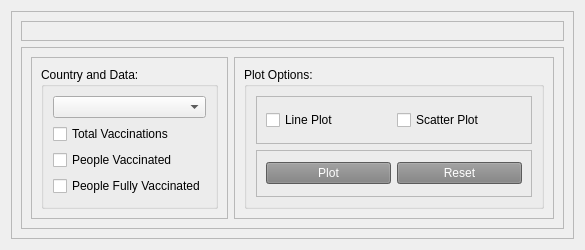
                <widget class="QWidget" name="tab_4">
                 <attribute name="title">
                  <string>Chart</string>
                 </attribute>
                 <layout class="QHBoxLayout" name="horizontalLayout_8">
                  <item>
                   <widget class="QFrame" name="frame_19">
                    <property name="frameShape">
                     <enum>QFrame::StyledPanel</enum>
                    </property>
                    <property name="frameShadow">
                     <enum>QFrame::Raised</enum>
                    </property>
                    <layout class="QVBoxLayout" name="verticalLayout_19">
                     <item>
                      <widget class="QFrame" name="frame_20">
                       <property name="frameShape">
                        <enum>QFrame::StyledPanel</enum>
                       </property>
                       <property name="frameShadow">
                        <enum>QFrame::Raised</enum>
                       </property>
                       <layout class="QVBoxLayout" name="verticalLayout_21">
                        <item>
                         <layout class="QVBoxLayout" name="verticalLayout_chart"/>
                        </item>
                       </layout>
                      </widget>
                     </item>
                     <item>
                      <widget class="QFrame" name="frame_21">
                       <property name="minimumSize">
                        <size>
                         <width>0</width>
                         <height>180</height>
                        </size>
                       </property>
                       <property name="maximumSize">
                        <size>
                         <width>16777215</width>
                         <height>190</height>
                        </size>
                       </property>
                       <property name="frameShape">
                        <enum>QFrame::StyledPanel</enum>
                       </property>
                       <property name="frameShadow">
                        <enum>QFrame::Raised</enum>
                       </property>
                       <layout class="QHBoxLayout" name="horizontalLayout_9">
                        <item>
                         <widget class="QFrame" name="frame_22">
                          <property name="frameShape">
                           <enum>QFrame::StyledPanel</enum>
                          </property>
                          <property name="frameShadow">
                           <enum>QFrame::Raised</enum>
                          </property>
                          <layout class="QHBoxLayout" name="horizontalLayout_10">
                           <item>
                            <widget class="QGroupBox" name="groupBox_3">
                             <property name="title">
                              <string>Country and Data:</string>
                             </property>
                             <layout class="QVBoxLayout" name="verticalLayout_22">
                              <item>
                               <widget class="QComboBox" name="comboBoxchat"/>
                              </item>
                              <item>
                               <widget class="QCheckBox" name="total_box">
                                <property name="text">
                                 <string>Total Vaccinations</string>
                                </property>
                               </widget>
                              </item>
                              <item>
                               <widget class="QCheckBox" name="people_box">
                                <property name="text">
                                 <string>People Vaccinated</string>
                                </property>
                               </widget>
                              </item>
                              <item>
                               <widget class="QCheckBox" name="fully_box">
                                <property name="text">
                                 <string>People Fully Vaccinated</string>
                                </property>
                               </widget>
                              </item>
                             </layout>
                            </widget>
                           </item>
                          </layout>
                         </widget>
                        </item>
                        <item>
                         <widget class="QFrame" name="frame_23">
                          <property name="frameShape">
                           <enum>QFrame::StyledPanel</enum>
                          </property>
                          <property name="frameShadow">
                           <enum>QFrame::Raised</enum>
                          </property>
                          <layout class="QHBoxLayout" name="horizontalLayout_11">
                           <item>
                            <widget class="QGroupBox" name="groupBox_4">
                             <property name="minimumSize">
                              <size>
                               <width>300</width>
                               <height>142</height>
                              </size>
                             </property>
                             <property name="title">
                              <string>Plot Options:</string>
                             </property>
                             <layout class="QVBoxLayout" name="verticalLayout_23">
                              <item>
                               <widget class="QFrame" name="frame_24">
                                <property name="frameShape">
                                 <enum>QFrame::StyledPanel</enum>
                                </property>
                                <property name="frameShadow">
                                 <enum>QFrame::Raised</enum>
                                </property>
                                <layout class="QHBoxLayout" name="horizontalLayout_12">
                                 <item>
                                  <widget class="QCheckBox" name="line_check">
                                   <property name="text">
                                    <string>Line Plot</string>
                                   </property>
                                  </widget>
                                 </item>
                                 <item>
                                  <widget class="QCheckBox" name="scatter_check">
                                   <property name="text">
                                    <string>Scatter Plot</string>
                                   </property>
                                  </widget>
                                 </item>
                                </layout>
                               </widget>
                              </item>
                              <item>
                               <widget class="QFrame" name="frame_25">
                                <property name="frameShape">
                                 <enum>QFrame::StyledPanel</enum>
                                </property>
                                <property name="frameShadow">
                                 <enum>QFrame::Raised</enum>
                                </property>
                                <layout class="QHBoxLayout" name="horizontalLayout_13">
                                 <item>
                                  <widget class="QPushButton" name="btn_plotchat">
                                   <property name="styleSheet">
                                    <string notr="true">background-color: #808080; /* Gray color code */
color: white;
</string>
                                   </property>
                                   <property name="text">
                                    <string>Plot</string>
                                   </property>
                                  </widget>
                                 </item>
                                 <item>
                                  <widget class="QPushButton" name="btn_resetchat">
                                   <property name="styleSheet">
                                    <string notr="true">background-color: #808080; /* Gray color code */
color: white;
</string>
                                   </property>
                                   <property name="text">
                                    <string>Reset</string>
                                   </property>
                                  </widget>
                                 </item>
                                </layout>
                               </widget>
                              </item>
                             </layout>
                            </widget>
                           </item>
                          </layout>
                         </widget>
                        </item>
                       </layout>
                      </widget>
                     </item>
                    </layout>
                   </widget>
                  </item>
                 </layout>
                </widget>
